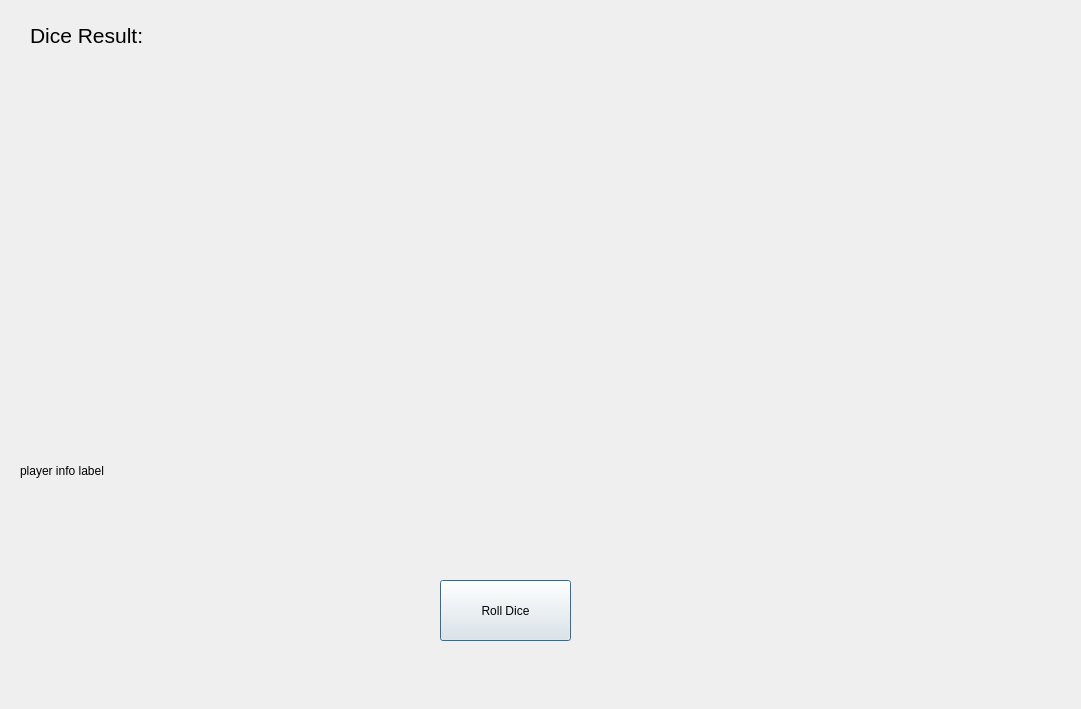
<?xml version="1.0" encoding="UTF-8"?>
<ui version="4.0">
 <class>form</class>
 <widget class="QDialog" name="form">
  <property name="geometry">
   <rect>
    <x>0</x>
    <y>0</y>
    <width>1081</width>
    <height>709</height>
   </rect>
  </property>
  <property name="windowTitle">
   <string>Dialog</string>
  </property>
  <widget class="QLabel" name="diceResultLabel">
   <property name="geometry">
    <rect>
     <x>30</x>
     <y>20</y>
     <width>211</width>
     <height>31</height>
    </rect>
   </property>
   <property name="font">
    <font>
     <pointsize>16</pointsize>
    </font>
   </property>
   <property name="text">
    <string>Dice Result:</string>
   </property>
  </widget>
  <widget class="QGraphicsView" name="graphicsView">
   <property name="geometry">
    <rect>
     <x>-100</x>
     <y>-1001</y>
     <width>2000</width>
     <height>781</height>
    </rect>
   </property>
  </widget>
  <widget class="QLabel" name="playerInfoLabel">
   <property name="geometry">
    <rect>
     <x>20</x>
     <y>450</y>
     <width>261</width>
     <height>41</height>
    </rect>
   </property>
   <property name="text">
    <string>player info label</string>
   </property>
  </widget>
  <widget class="QPushButton" name="rollDiceButton">
   <property name="geometry">
    <rect>
     <x>440</x>
     <y>580</y>
     <width>131</width>
     <height>61</height>
    </rect>
   </property>
   <property name="text">
    <string>Roll Dice</string>
   </property>
  </widget>
  <widget class="QWidget" name="rightWidget" native="true">
   <property name="geometry">
    <rect>
     <x>450</x>
     <y>430</y>
     <width>120</width>
     <height>80</height>
    </rect>
   </property>
  </widget>
 </widget>
 <resources/>
 <connections/>
</ui>
